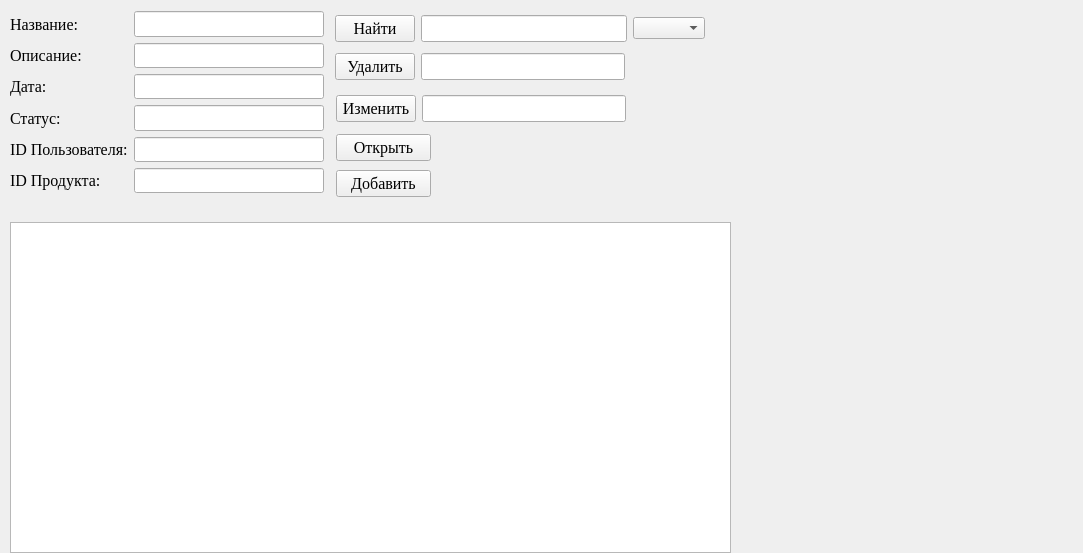
<?xml version="1.0" encoding="UTF-8"?>
<ui version="4.0">
 <class>Zakazi</class>
 <widget class="QWidget" name="Zakazi">
  <property name="geometry">
   <rect>
    <x>0</x>
    <y>0</y>
    <width>1083</width>
    <height>553</height>
   </rect>
  </property>
  <property name="windowTitle">
   <string>Zakazi</string>
  </property>
  <widget class="QWidget" name="layoutWidget_3">
   <property name="geometry">
    <rect>
     <x>336</x>
     <y>131</y>
     <width>95</width>
     <height>71</height>
    </rect>
   </property>
   <layout class="QVBoxLayout" name="verticalLayout_2">
    <item>
     <widget class="QPushButton" name="pbopen">
      <property name="font">
       <font>
        <family>Times New Roman</family>
        <pointsize>12</pointsize>
       </font>
      </property>
      <property name="text">
       <string>Открыть</string>
      </property>
     </widget>
    </item>
    <item>
     <widget class="QPushButton" name="pbinsert">
      <property name="font">
       <font>
        <family>Times New Roman</family>
        <pointsize>12</pointsize>
       </font>
      </property>
      <property name="text">
       <string>Добавить</string>
      </property>
     </widget>
    </item>
   </layout>
  </widget>
  <widget class="QWidget" name="layoutWidget">
   <property name="geometry">
    <rect>
     <x>134</x>
     <y>11</y>
     <width>190</width>
     <height>182</height>
    </rect>
   </property>
   <layout class="QVBoxLayout" name="verticalLayout">
    <item>
     <widget class="QLineEdit" name="lenazvanie">
      <property name="font">
       <font>
        <family>Times New Roman</family>
        <pointsize>12</pointsize>
       </font>
      </property>
     </widget>
    </item>
    <item>
     <widget class="QLineEdit" name="leopisanie">
      <property name="font">
       <font>
        <family>Times New Roman</family>
        <pointsize>12</pointsize>
       </font>
      </property>
     </widget>
    </item>
    <item>
     <widget class="QLineEdit" name="ledata">
      <property name="font">
       <font>
        <family>Times New Roman</family>
        <pointsize>12</pointsize>
       </font>
      </property>
     </widget>
    </item>
    <item>
     <widget class="QLineEdit" name="lestatus">
      <property name="font">
       <font>
        <family>Times New Roman</family>
        <pointsize>12</pointsize>
       </font>
      </property>
     </widget>
    </item>
    <item>
     <widget class="QLineEdit" name="leidpolzovatelya">
      <property name="font">
       <font>
        <family>Times New Roman</family>
        <pointsize>12</pointsize>
       </font>
      </property>
     </widget>
    </item>
    <item>
     <widget class="QLineEdit" name="leidproducta">
      <property name="font">
       <font>
        <family>Times New Roman</family>
        <pointsize>12</pointsize>
       </font>
      </property>
     </widget>
    </item>
   </layout>
  </widget>
  <widget class="QWidget" name="layoutWidget_2">
   <property name="geometry">
    <rect>
     <x>10</x>
     <y>12</y>
     <width>117</width>
     <height>181</height>
    </rect>
   </property>
   <layout class="QVBoxLayout" name="verticalLayout_3">
    <item>
     <widget class="QLabel" name="label_2">
      <property name="font">
       <font>
        <family>Times New Roman</family>
        <pointsize>12</pointsize>
       </font>
      </property>
      <property name="text">
       <string>Название:</string>
      </property>
     </widget>
    </item>
    <item>
     <widget class="QLabel" name="label_5">
      <property name="font">
       <font>
        <family>Times New Roman</family>
        <pointsize>12</pointsize>
       </font>
      </property>
      <property name="text">
       <string>Описание:</string>
      </property>
     </widget>
    </item>
    <item>
     <widget class="QLabel" name="label">
      <property name="font">
       <font>
        <family>Times New Roman</family>
        <pointsize>12</pointsize>
       </font>
      </property>
      <property name="text">
       <string>Дата:</string>
      </property>
     </widget>
    </item>
    <item>
     <widget class="QLabel" name="label_6">
      <property name="font">
       <font>
        <family>Times New Roman</family>
        <pointsize>12</pointsize>
       </font>
      </property>
      <property name="text">
       <string>Статус:</string>
      </property>
     </widget>
    </item>
    <item>
     <widget class="QLabel" name="label_4">
      <property name="font">
       <font>
        <family>Times New Roman</family>
        <pointsize>12</pointsize>
       </font>
      </property>
      <property name="text">
       <string>ID Пользователя:</string>
      </property>
     </widget>
    </item>
    <item>
     <widget class="QLabel" name="label_3">
      <property name="font">
       <font>
        <family>Times New Roman</family>
        <pointsize>12</pointsize>
       </font>
      </property>
      <property name="text">
       <string>ID Продукта:</string>
      </property>
     </widget>
    </item>
   </layout>
  </widget>
  <widget class="QWidget" name="layoutWidget_5">
   <property name="geometry">
    <rect>
     <x>335</x>
     <y>12</y>
     <width>370</width>
     <height>33</height>
    </rect>
   </property>
   <layout class="QHBoxLayout" name="horizontalLayout_4">
    <item>
     <widget class="QPushButton" name="pbfind">
      <property name="font">
       <font>
        <family>Times New Roman</family>
        <pointsize>12</pointsize>
       </font>
      </property>
      <property name="text">
       <string>Найти</string>
      </property>
     </widget>
    </item>
    <item>
     <widget class="QLineEdit" name="lefind">
      <property name="font">
       <font>
        <family>Times New Roman</family>
        <pointsize>12</pointsize>
       </font>
      </property>
     </widget>
    </item>
    <item>
     <widget class="QComboBox" name="cbfind"/>
    </item>
   </layout>
  </widget>
  <widget class="QWidget" name="layoutWidget_4">
   <property name="geometry">
    <rect>
     <x>336</x>
     <y>92</y>
     <width>290</width>
     <height>33</height>
    </rect>
   </property>
   <layout class="QHBoxLayout" name="horizontalLayout_2">
    <item>
     <widget class="QPushButton" name="pbchange">
      <property name="font">
       <font>
        <family>Times New Roman</family>
        <pointsize>12</pointsize>
       </font>
      </property>
      <property name="text">
       <string>Изменить</string>
      </property>
     </widget>
    </item>
    <item>
     <widget class="QLineEdit" name="lechange">
      <property name="font">
       <font>
        <family>Times New Roman</family>
        <pointsize>12</pointsize>
       </font>
      </property>
     </widget>
    </item>
   </layout>
  </widget>
  <widget class="QTableWidget" name="twzakazi">
   <property name="geometry">
    <rect>
     <x>10</x>
     <y>222</y>
     <width>721</width>
     <height>331</height>
    </rect>
   </property>
  </widget>
  <widget class="QWidget" name="layoutWidget_6">
   <property name="geometry">
    <rect>
     <x>335</x>
     <y>50</y>
     <width>290</width>
     <height>33</height>
    </rect>
   </property>
   <layout class="QHBoxLayout" name="horizontalLayout_3">
    <item>
     <widget class="QPushButton" name="pbdelete">
      <property name="font">
       <font>
        <family>Times New Roman</family>
        <pointsize>12</pointsize>
       </font>
      </property>
      <property name="text">
       <string>Удалить</string>
      </property>
     </widget>
    </item>
    <item>
     <widget class="QLineEdit" name="ledelete">
      <property name="font">
       <font>
        <family>Times New Roman</family>
        <pointsize>12</pointsize>
       </font>
      </property>
     </widget>
    </item>
   </layout>
  </widget>
 </widget>
 <resources/>
 <connections/>
</ui>
